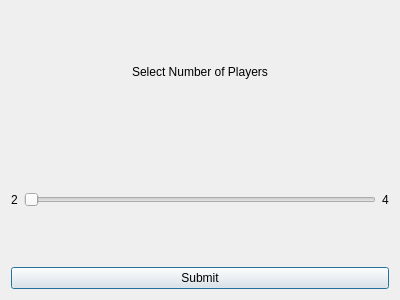
<?xml version="1.0" encoding="UTF-8"?>
<ui version="4.0">
 <class>playerDiag</class>
 <widget class="QDialog" name="playerDiag">
  <property name="geometry">
   <rect>
    <x>0</x>
    <y>0</y>
    <width>400</width>
    <height>300</height>
   </rect>
  </property>
  <property name="windowTitle">
   <string>Dialog</string>
  </property>
  <layout class="QVBoxLayout" name="verticalLayout">
   <item>
    <widget class="QLabel" name="label">
     <property name="text">
      <string>Select Number of Players</string>
     </property>
     <property name="alignment">
      <set>Qt::AlignCenter</set>
     </property>
    </widget>
   </item>
   <item>
    <layout class="QHBoxLayout" name="horizontalLayout">
     <item>
      <widget class="QLabel" name="leftLabel">
       <property name="text">
        <string>2</string>
       </property>
      </widget>
     </item>
     <item>
      <widget class="QSlider" name="playerSlider">
       <property name="minimum">
        <number>2</number>
       </property>
       <property name="maximum">
        <number>4</number>
       </property>
       <property name="orientation">
        <enum>Qt::Horizontal</enum>
       </property>
      </widget>
     </item>
     <item>
      <widget class="QLabel" name="rightLabel">
       <property name="text">
        <string>4</string>
       </property>
      </widget>
     </item>
    </layout>
   </item>
   <item>
    <widget class="QPushButton" name="submitBut">
     <property name="text">
      <string>Submit</string>
     </property>
    </widget>
   </item>
  </layout>
 </widget>
 <resources/>
 <connections/>
</ui>
